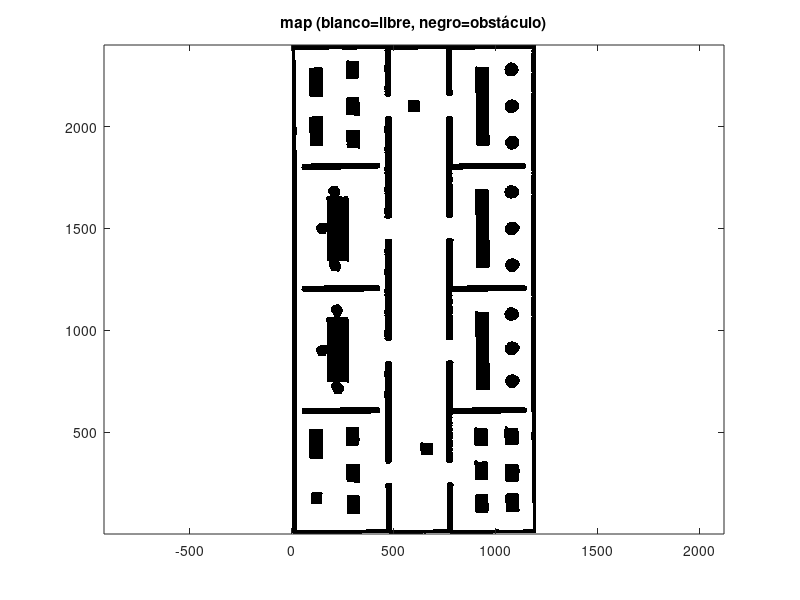

The MATLAB source for this figure:
dt = 0.2;
T_max = 40;

robotName = 'Marvin';
laserName = 'LMS100';

goal_poses = [
    %10,  10, 0;
    % 18,  18, pi/2;
    % 17,  3, pi/2;
    % 25,  18.5, pi;
    % 22,  3, 0;
    % 32,  16.5, pi/2;
    32,  5, pi/2;
    5.5,  5.5, pi;
];

sensor_y_offset = 0.1;

mission_params.hold_time = 5.0;      % segundos
mission_params.goal_tol  = 0.25;     % m (tolerancia para “llegué al goal”)
mission_params.th_tol    = deg2rad(20); % opcional, tolerancia angular
planner_params.hold_time = 10;   % segundos de espera en cada goal (entre segmentos)

Xmax = 40; 
Ymax = 20;

S = load('models/Factory_map_two_cone.mat'); % Cargar mapa de /model
fn = fieldnames(S);
bin = S.(fn{1});

% bin==0 es obstáculo  -> map: 1 libre, 0 obstáculo
map = double(bin ~= 0);

% Queremos filas = X (alto=40m) y cols = Y (ancho=20m)
if size(map,1) < size(map,2)
    map = map';     % "para" el mapa (lo pone como tu foto correcta)
end

% X=0 abajo (porque MATLAB pone fila 1 arriba)
%map = flipud(map);

planner_params.Xmax = Xmax;
planner_params.Ymax = Ymax;


figure; imagesc(map); axis equal tight; colormap gray;
title('map (blanco=libre, negro=obstáculo)');
set(gca,'YDir','normal');


ROBOT_TYPE = 'DIFFERENTIAL';
PLANNER_TYPE = 'A*';
ESTIMATOR_TYPE = 'EKF';
CONTROLLER_TYPE = 'PID';
SENSOR_TYPE = 'BEACONS';
CONTROLLER_TYPE2 = 'REACTIVE';

switch ROBOT_TYPE
    case 'DIFFERENTIAL'
        robot_params.sensor_y_offset = 0.1;
        f_robot = @differential_robot;
end

switch PLANNER_TYPE
    case 'A*'
        planner_params.resolution = 0.01;

        planner_params.origin_x = 0;     % coordenada mundo del píxel (col=cols)
        planner_params.origin_y = 0;     % coordenada mundo del píxel (row=rows)
        planner_params.debug = true;

        planner_params.lethal_radius = 0.08;   % colisión real (lo que antes era inflate_radius)
        planner_params.cost_gain     = 80; % penalización cerca de obstáculo
        planner_params.max_iterations = 3000000; % más realista que 1000
        f_planner = @a_star;                   % queda igual
end

switch CONTROLLER_TYPE
    case 'PID'
        controller_params.Kp_v = 1.5;
        controller_params.Kp_w = 1.3;
        f_controller = @ctrl_pid;
end


switch CONTROLLER_TYPE2
    case 'REACTIVE'
        % -------- Reactive (LaserData) params --------
        reactive_params.range_min = 0.05;
        reactive_params.range_max = 10.0;
        reactive_params.w_escape = 1.2;   % giro fuerte en emergencia

        % LMS100 típico: ~270° y 541 medidas (depende de xml)
        % Si no estás segura, empieza con [-pi/2, pi/2] y ajusta
        reactive_params.ang_min = -3*pi/4;
        reactive_params.ang_max =  3*pi/4;
        
        reactive_params.front_half_angle = deg2rad(35);  % +/- 20° frente
        reactive_params.side_angle       = deg2rad(100);  % costados
        
        reactive_params.d_slow = 1.30;   % empieza a reaccionar
        reactive_params.d_stop = 0.45;   % se para si está muy cerca
        
        reactive_params.v_slow = 0.15;  % velocidad "de seguridad"
        
        reactive_params.k_w = 0.9;      % giro evasivo
        
        reactive_params.v_min = -0.15;
        reactive_params.v_max = 0.6;    % ajusta a tu robot
        reactive_params.w_max = 1.8;
        
        reactive_params.d_min = 0.80;      % 0.8 distancia mínima deseada (seguridad)
        
        
        reactive_params.escape_steps = 12; % 12 pasos * dt=0.1 => 1.2s escapando
        reactive_params.v_back = -0.08;    % retroceso suave (m/s) para despegarse
        


end 
        

switch ESTIMATOR_TYPE
    case 'EKF'
        % estimator_params.Q = diag([2.2188e-05,9.6568e-07]);
        % estimator_params.R = diag([2.5018e-04,3.7769e-04]);
        estimator_params.Q = diag([0.8366,0.0397]*1.0e-04*100);
        estimator_params.R = diag([0.2452,0.4129]*1.0e-03*100);
        estimator_params.sensor_y_offset = sensor_y_offset;
        estimator_params.correction_factor = 0.02;
        f_estimator = @ekf;
end

switch SENSOR_TYPE
    case 'BEACONS'
        sensor_params.beacons_pos = [
            6.00,  7.00;
            8.60, 11.00;
            12.00, 9.80;
            16.00, 7.00;
            7.05,  8.55;
            15.30, 2.15;
            16.05, 15.65;
            24.00, 9.65;
            16.00, 12.00;
            24.15, 12.00;
            25.00, 15.65;
            29.00, 9.00;
            35.00, 10.00;
            24.65, 7.25;
            34.80, 7.25;
            35.50, 12.10;
            15.35, 4.95;
            25.35, 4.95;
            25.00, 2.15;
            35.00, 4.25;
            35.00, 2.35;
            3.75,  12.00;
            3.20,  18.10;
            36.20, 17.45;
            32.10, 17.65
        ];
        sensor_params.correction_factor = 0.02;
        f_sensors = @beacons_sensor;

end
